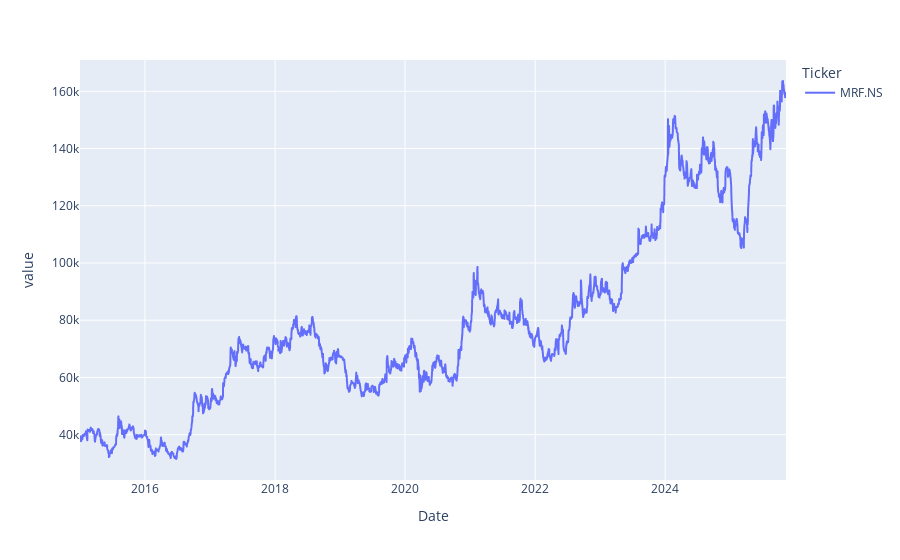

The notebook cell saved with this chart:
### Code cell
high.plot()

### Figure 1 — Plotly figure (JSON) as saved in the notebook; plotly's stock layout.template omitted (floating-point values rounded to 4 significant figures; data arrays with more than 128 entries replaced by an {"elided": "..."} marker saying what was removed)
{"data": [{"hovertemplate": "Ticker=MRF.NS<br>Date=%{x}<br>value=%{y}<extra></extra>", "legendgroup": "MRF.NS", "line": {"color": "#636efa", "dash": "solid"}, "marker": {"symbol": "circle"}, "mode": "lines", "name": "MRF.NS", "showlegend": true, "type": "scattergl", "x": {"elided": "2681 str values"}, "xaxis": "x", "y": {"elided": "2681 float values"}, "yaxis": "y"}], "layout": {"legend": {"title": {"text": "Ticker"}, "tracegroupgap": 0}, "margin": {"t": 60}, "xaxis": {"anchor": "y", "domain": [0, 1], "title": {"text": "Date"}}, "yaxis": {"anchor": "x", "domain": [0, 1], "title": {"text": "value"}}}}
